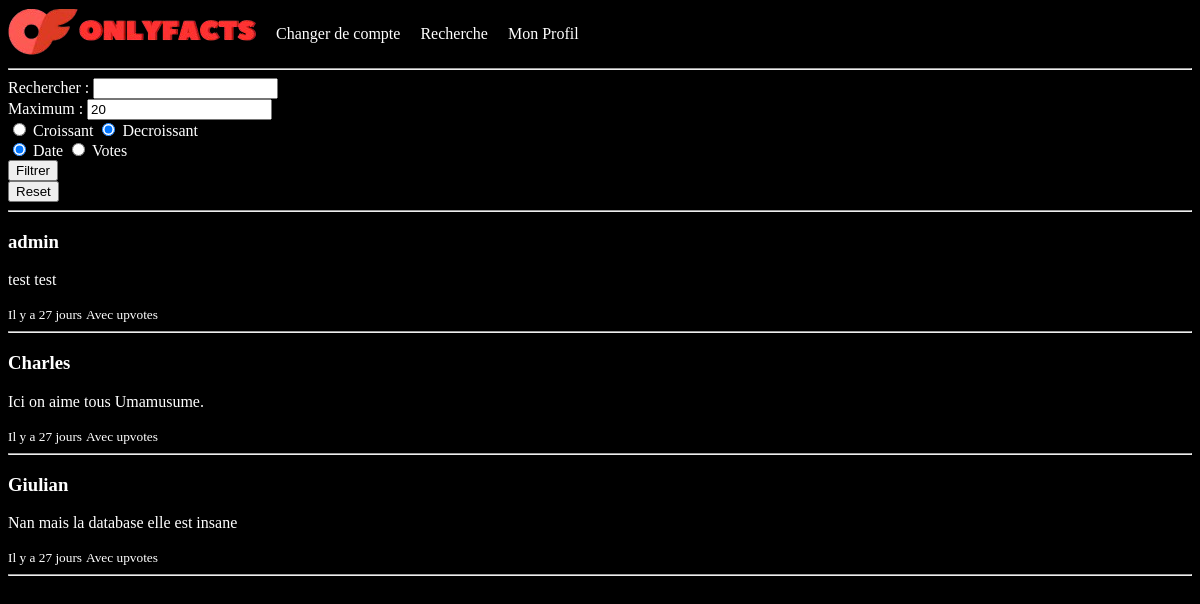
The app's page /search (signed in), older data.
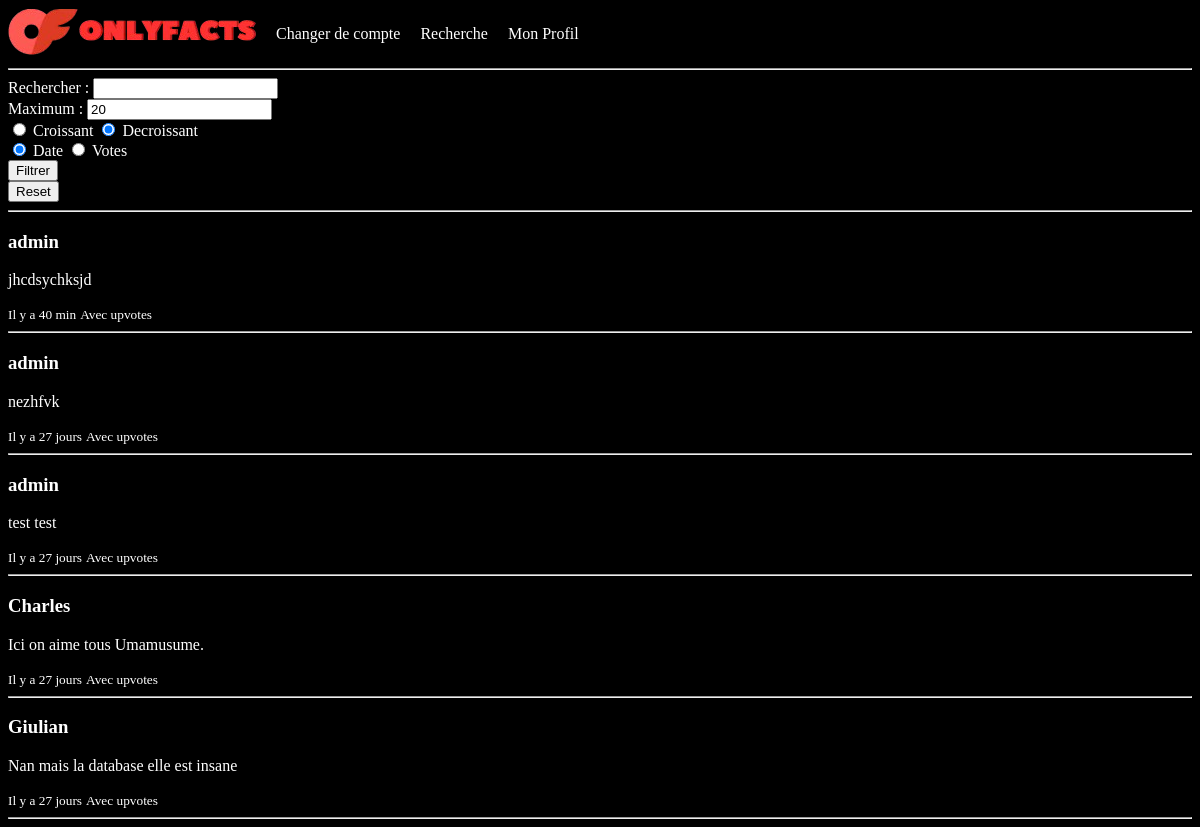
The same page, newer data.
### tables this page shows
CREATE TABLE posts(POST_ID INTEGER PRIMARY KEY,AUTHOR INTEGER,BODY TEXT,DATE TEXT,FOREIGN KEY (AUTHOR) REFERENCES users(USER_ID));

CREATE TABLE users(USER_ID INTEGER PRIMARY KEY,FIRST_NAME TEXT,LAST_NAME TEXT,PASSWORD TEXT);

### apps/routes.py (the view)
@app.route('/search', methods = ['GET'])
def search():
    if g.utilisateur is None:
        return redirect(location="/login")
    if not session.get("parametres"):
        session["parametres"] = DEFAULT_PARAMETRES
    parametres = session.get("parametres")
    return render_template('search.html', titre='Recherche', utilisateur=g.utilisateur, posts=liste_post_fini(*parametres), parametres=parametres)

### apps/db.py (called while the page is built)
def ouvrir_database() -> tuple[sqlite3.Connection, sqlite3.Cursor]:
    try:
        db_connection : sqlite3.Connection = sqlite3.connect("OF_database.db")
        db_cursor : sqlite3.Cursor = db_connection.cursor()
        return db_connection, db_cursor
    except sqlite3.Error as error:
        raise error

def fermer_database(db_connection : sqlite3.Connection) -> None:
    try:
        db_connection.commit()
        db_connection.close()
    except sqlite3.Error as error:
        raise error

def convert_utilisateur_dict(utilisateur) -> dict:
    return {"id":utilisateur[0],"prenom":utilisateur[1],"nom":utilisateur[2],"mdp":utilisateur[3]}

def get_utilisateur_par_id(id_utilisateur : int) -> dict:
    db_connection, db_cursor = ouvrir_database()
    try:
        db_cursor.execute(f'SELECT * FROM users WHERE USER_ID={id_utilisateur};')
        user = db_cursor.fetchone()
        fermer_database(db_connection)
        return user if user == None else convert_utilisateur_dict(user)
    except sqlite3.Error as error:
        raise error

def convert_post_dict(post) -> dict:
    return {"id":post[0],"author_id":post[1],"body":post[2],"created":post[3]}

### apps/templates/search.html
{% extends "base.html" %}
{% block content %}
<form action="/filtrer" method="POST">
    <label for="texte">Rechercher :</label>
    <input type="text" id="texte" name="texte" value="{{ parametres[0] }}"><br>
    <label for="max">Maximum :</label>
    <input type="text" id="max" name="max" value="{{ parametres[1] }}" required><br>
    <input type="radio" id="croissant" name="ordre" value="croissant" {% if parametres[2] %}checked{% endif %}>
    <label for="croissant">Croissant</label>
    <input type="radio" id="decroissant" name="ordre" value="decroissant" {% if not parametres[2] %}checked{% endif %}>
    <label for="decroissant">Decroissant</label><br>
    <input type="radio" id="created" name="cle" value="created" {% if parametres[3] == "created" %}checked{% endif %}>
    <label for="croissant">Date</label>
    <input type="radio" id="votes" name="cle" value="votes" {% if parametres[3] == "votes" %}checked{% endif %}>
    <label for="decroissant">Votes</label><br>
    <input type="submit" value="Filtrer">
</form>
<form action="/reset_filtre" method="POST"> <input type="submit" value="Reset"> </form>
<hr>
<div class="posts">
    {% for post in posts %}
    <div class="post">
        <h3>{{ post.auteur.prenom }}</h3>
        <p>{{ post.body }}</p>
        <small>{{ post.created }}</small>
        <small>Avec {{ post.upvote }} upvotes</small>
        <hr>
    </div>
    {% endfor %}
</div>
{% endblock %}

Row changes from the older to the newer data that the page shows:
added posts: auteur.prenom "admin", body "jhcdsychksjd", created "Il y a 40 min"
added posts: auteur.prenom "admin", body "nezhfvk", created "Il y a 27 jours"
